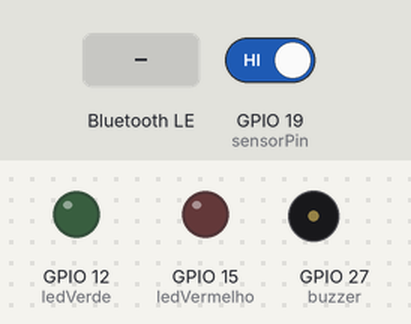
The sketch below on a simulated ESP32. Shown: output pins drawn as LEDs (lit = HIGH), buzzer (waves = sounding). Inputs (shaded band) come from the test bench; at power-on: GPIO 19 (sensorPin) HIGH. Nothing arrives over Bluetooth unless stated; a phone connects over Bluetooth LE 3 s after start.

Above: at 1.2 s.
1.3 s: Bluetooth LE write "1" received
At 1.7 s:
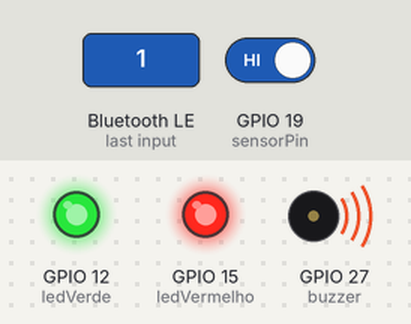
4.3 s: GPIO 19 (sensorPin) driven LOW
At 5.3 s:
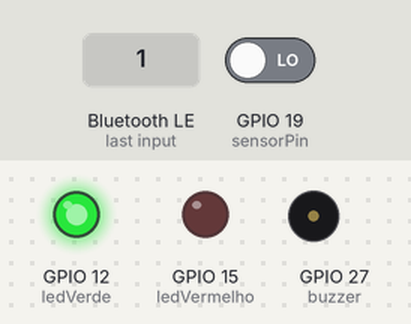
5.8 s: GPIO 19 (sensorPin) driven HIGH
At 6.2 s:
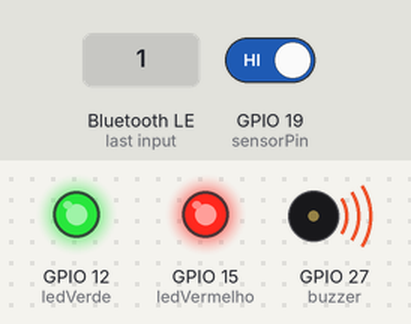
Timing chart, 0 to 8.8 s (numbered marks = the images above; inputs shaded):
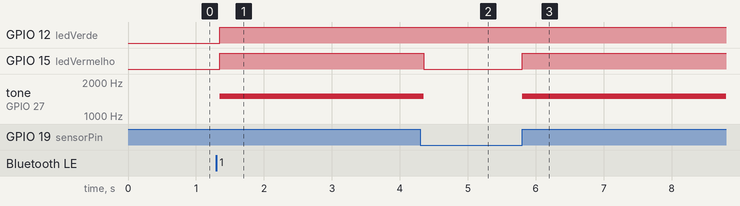

Measured:
- after the input at 1.3 s, GPIO 12 (ledVerde), GPIO 15 (ledVermelho): LOW → HIGH after 0.05 s; tone on GPIO 27 (buzzer): silent → 1500 Hz after 0.05 s
- after the input at 4.3 s, GPIO 15 (ledVermelho): HIGH → LOW after 0.05 s; tone on GPIO 27 (buzzer): 1500 Hz → silent after 0.05 s
- after the input at 5.8 s, GPIO 15 (ledVermelho): LOW → HIGH at once; tone on GPIO 27 (buzzer): silent → 1500 Hz at once

The sketch:

scriptArduino.ino
```cpp
#include <BLEDevice.h>
#include <BLEUtils.h>
#include <BLEServer.h>

#define SERVICE_UUID        "62dd7650-de59-49b7-9493-11a60f225fe0"
#define CHARACTERISTIC_UUID "c426b21b-85db-4434-9baf-f7c5369ca0cf"

int buzzer = 27; //pin do buzzer
byte sensorPin = 19; //pin do sensor de presenca
int ledVermelho = 15 ; //pin do led vermelho quando alarme disparar
int ledVerde = 12 ; //pin do led verde indicando que alarme está armado ou desarmado
char cmdBluetooth = '0'; //inicia desarmado
bool deviceConnected = false; //saber se algum dispositivo está conectado

//frequencia do buzzer
int freq = 1500;
int channel = 0;
int resolution = 8;

//callback para eventos de escrita e leitura do cliente (react-native)
class CharacteristicCallbacks: public BLECharacteristicCallbacks {
  void onWrite(BLECharacteristic *characteristic) {
    //retorna ponteiro para o registrador contendo o valor atual da caracteristica
    std::string rxValue = characteristic->getValue();
    //verifica se recebeu dados
    if (rxValue.length() > 0) {
      if (rxValue.find('1') != -1) {
        cmdBluetooth = '1';
      }
      else if (rxValue.find('0') != -1) {
        cmdBluetooth = '0';
      }
    }
  }

  void onRead(BLECharacteristic *characteristic) {
    if(cmdBluetooth == '1')
      characteristic->setValue("1");
    else
      characteristic->setValue("0");
  }
};

//callback para receber os eventos de conexão de dispositivos
class ServerCallbacks: public BLEServerCallbacks {
  void onConnect(BLEServer* pServer) {
    deviceConnected = true;
  };

  void onDisconnect(BLEServer* pServer) {
    deviceConnected = false;
  }
};

void setup()
{
  pinMode(sensorPin, INPUT);
  pinMode(ledVermelho, OUTPUT);
  pinMode(ledVerde, OUTPUT);

  //buzzer
  ledcSetup(channel, freq, resolution);
  ledcAttachPin(buzzer, channel);

  Serial.begin(9600);

  //configuracoes pro ble
  BLEDevice::init("Meu Alarme"); //definindo o nome do bluetooth
  BLEServer *server = BLEDevice::createServer(); //cria o objeto server
  server->setCallbacks(new ServerCallbacks()); //callback para conexão de dispositivo cliente
  BLEService *service = server->createService(SERVICE_UUID);
  BLECharacteristic *characteristic = service->createCharacteristic(
                                         CHARACTERISTIC_UUID,
                                         BLECharacteristic::PROPERTY_READ |
                                         BLECharacteristic::PROPERTY_WRITE
                                       ); //leitura e escrita (ponto de vista do cliente (app react-native))
  characteristic->setCallbacks(new CharacteristicCallbacks()); //callback para eventos de leitura e escrita do app react-native

  service->start(); //iniciar servico
  BLEAdvertising *advertising = BLEDevice::getAdvertising();
  advertising->addServiceUUID(SERVICE_UUID);
  advertising->setScanResponse(true);
  advertising->setMinPreferred(0x06);  // iPhone connections issue
  advertising->setMinPreferred(0x12);
  BLEDevice::startAdvertising(); //outros dispositivos começam enxergar o arduino ble
}

void loop()
{
  byte state = digitalRead(sensorPin);

  if(cmdBluetooth == '1')
    digitalWrite(ledVerde, HIGH);
  else
    digitalWrite(ledVerde, LOW);

  if(cmdBluetooth == '1' && state == 1)
    ligarAlarme();
  else if (state == 0)
    desligarAlarme();
}

void ligarAlarme() {
  digitalWrite(ledVermelho, HIGH);
  ledcWriteTone(channel, freq);
  delay(500); //tempo que o led fica acesso e o buzzer toca
  desligarAlarme();
}

void desligarAlarme() {
  digitalWrite(ledVermelho, LOW);
  //Desligando o buzzer
  ledcWriteTone(channel, 0);
}


/*
//utilizando HC-06
#include <SoftwareSerial.h>
SoftwareSerial BT(9, 10); // RX, TX

int buzzer = 3; //set digital IO pin of the buzzer
byte sensorPin = 5; //sensor de presenca
int ledVermelho = 11 ; //led vermelho quando alarme disparar
int ledVerde = 6 ; //led verde indicando que alarme está armado ou desarmado
char cmdBluetooth = '0'; //inicia desarmado
void setup()
{
  pinMode(buzzer, OUTPUT); // set digital IO pin pattern, OUTPUT to be output
  pinMode(sensorPin, INPUT);
  pinMode(ledVermelho, OUTPUT);
  pinMode(ledVerde, OUTPUT);

  Serial.begin(9600);
  BT.begin(9600); // HC-06 usually default baud-rate
}

void loop()
{
  byte state = digitalRead(sensorPin);

  if (BT.available()){ // verifica se existem bytes a serem lidos da porta serial virtual
     cmdBluetooth = BT.read(); // Lê 1 byte da porta serial
     Serial.print(cmdBluetooth); // Mostra esse dado lido na porta
  }

  if(cmdBluetooth == '1')
    digitalWrite(ledVerde, HIGH);
  else
    digitalWrite(ledVerde, LOW);

  if(cmdBluetooth == '1' && state == 1)
    ligarAlarme();
  else if (state == 0)
    desligarAlarme();
}

void ligarAlarme() {
  digitalWrite(ledVermelho, HIGH);
  //Ligando o buzzer com uma frequencia de 1500 hz.
  tone(buzzer, 1500);
  delay(500); //tempo que o led fica acesso e o buzzer toca
  desligarAlarme();
}

void desligarAlarme() {
  digitalWrite(ledVermelho, LOW);
  //Desligando o buzzer
  noTone(buzzer);
} */
```
